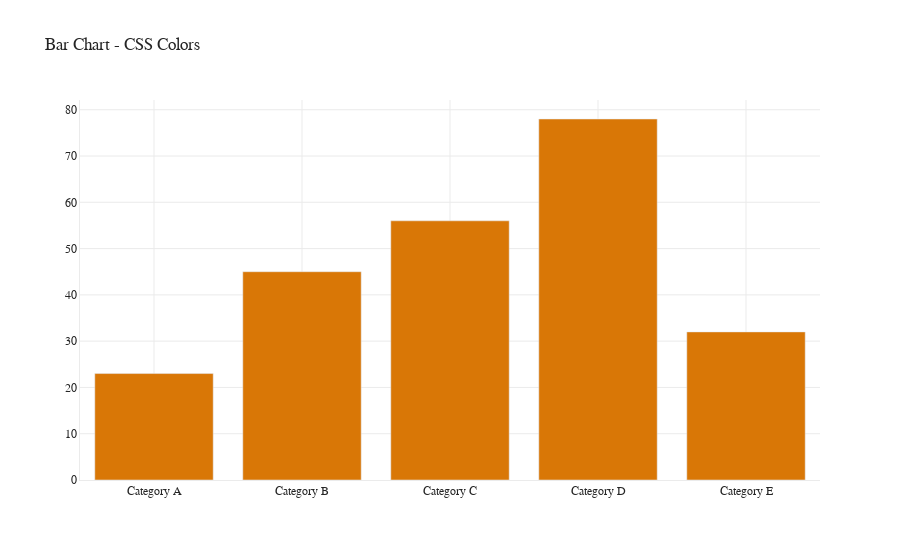
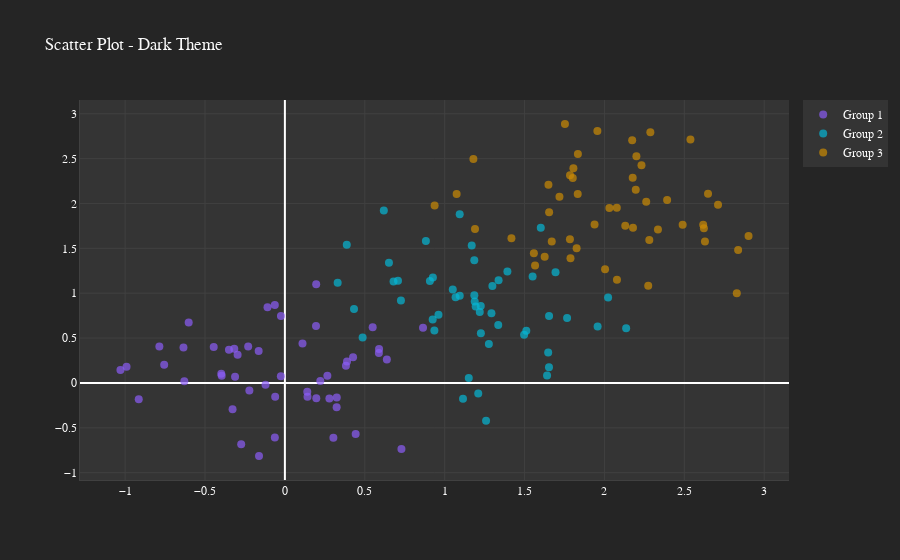

Notebook code cell kept with these figures, in order:
### Code cell
# Additional examples: Bar chart and Scatter plot with CSS colors
import plotly.express as px

# Bar chart example
categories = ['Category A', 'Category B', 'Category C', 'Category D', 'Category E']
values = [23, 45, 56, 78, 32]

fig_bar = go.Figure()
fig_bar.add_trace(go.Bar(
    x=categories,
    y=values,
    marker_color=CHART_COLORS_LIGHT[:len(categories)]  # Use CSS chart colors
))

update_layout(fig_bar, 'Bar Chart - CSS Colors', 'light')
print("📊 Bar Chart with CSS Colors:")
fig_bar.show()

# Scatter plot example
fig_scatter = go.Figure()
for i in range(3):
    x_data = np.random.normal(i, 0.5, 50)
    y_data = np.random.normal(i, 0.5, 50)
    fig_scatter.add_trace(go.Scatter(
        x=x_data,
        y=y_data,
        mode='markers',
        name=f'Group {i+1}',
        marker=dict(
            color=CHART_COLORS_DARK[i],
            size=8,
            opacity=0.7
        )
    ))

update_layout(fig_scatter, 'Scatter Plot - Dark Theme', 'dark')
print("🔵 Scatter Plot with Dark Theme:")
fig_scatter.show()

### Figure 1 — Plotly figure (JSON) as saved in the notebook; plotly's stock layout.template omitted (floating-point values rounded to 4 significant figures)
{"data": [{"marker": {"color": "#d97706"}, "type": "bar", "x": ["Category A", "Category B", "Category C", "Category D", "Category E"], "y": [23, 45, 56, 78, 32]}], "layout": {"font": {"color": "#252525", "family": "Source Code Pro, monospace", "size": 12}, "legend": {"bgcolor": "#ffffff", "bordercolor": "#ebebeb", "font": {"color": "#252525"}}, "paper_bgcolor": "#ffffff", "plot_bgcolor": "#ffffff", "title": {"text": "Bar Chart - CSS Colors"}, "xaxis": {"gridcolor": "#ebebeb", "linecolor": "#ebebeb", "tickcolor": "#ebebeb", "tickfont": {"color": "#252525"}, "title": {"font": {"color": "#252525"}}}, "yaxis": {"gridcolor": "#ebebeb", "linecolor": "#ebebeb", "tickcolor": "#ebebeb", "tickfont": {"color": "#252525"}, "title": {"font": {"color": "#252525"}}}}}

### Figure 2 — Plotly figure (JSON) as saved in the notebook; plotly's stock layout.template omitted (floating-point values rounded to 4 significant figures)
{"data": [{"line": {"color": "#8b5cf6"}, "marker": {"color": "#8b5cf6", "opacity": 0.7, "size": 8}, "mode": "markers", "name": "Group 1", "type": "scatter", "x": [-0.7857, -0.1642, -0.2224, 0.5883, -0.7555, 0.196, -0.9147, 0.2658, -0.162, -0.06295, -0.6022, -0.3957, 0.3821, -0.4455, -0.02465, 0.1948, 0.1966, 0.3887, 0.5493, 0.1414, 0.3239, -0.06081, 0.5894, 0.3035, -0.2735, -0.3275, -0.6295, -1.029, -0.296, 0.3246, -0.1213, -0.02524, 0.6381, 0.8644, -0.3119, -0.06303, -0.2298, -0.6347, -0.3168, -0.3501, 0.2785, 0.2216, 0.7294, -0.991, 0.1401, 0.4429, -0.3983, 0.1102, -0.1088, 0.4266], "y": [0.4067, 0.3571, -0.08358, 0.3337, 0.2042, 1.1, -0.1813, 0.07914, -0.814, -0.6086, 0.6744, 0.07925, 0.1919, 0.3994, 0.7475, 0.6349, -0.1713, 0.238, 0.6218, -0.1546, -0.2706, -0.153, 0.3797, -0.6096, -0.6833, -0.2917, 0.01813, 0.1441, 0.3143, -0.1634, -0.02008, 0.07384, 0.2612, 0.6165, 0.06834, 0.8696, 0.4061, 0.3941, 0.3808, 0.37, -0.1729, 0.02241, -0.7356, 0.1797, -0.09897, -0.5677, 0.102, 0.4389, 0.8433, 0.2863]}, {"line": {"color": "#06b6d4"}, "marker": {"color": "#06b6d4", "opacity": 0.7, "size": 8}, "mode": "markers", "name": "Group 2", "type": "scatter", "x": [1.227, 1.55, 1.115, 1.299, 1.277, 0.6191, 0.7077, 0.3302, 1.337, 1.051, 0.9249, 1.185, 1.188, 1.169, 1.194, 0.9612, 1.653, 1.21, 1.186, 1.259, 0.6512, 0.8825, 0.9076, 2.023, 0.9262, 1.694, 0.3873, 0.6799, 1.511, 1.335, 1.766, 1.094, 0.4325, 1.957, 1.393, 0.4865, 1.094, 1.648, 1.22, 1.068, 0.9356, 1.653, 1.151, 2.136, 0.7262, 1.641, 1.601, 1.293, 1.226, 1.497], "y": [0.5527, 1.187, -0.1768, 1.08, 0.4354, 1.921, 1.139, 1.116, 1.144, 1.04, 0.7066, 1.367, 0.9086, 1.53, 0.8514, 0.7593, 0.1746, -0.1177, 0.9784, -0.4203, 1.338, 1.583, 1.135, 0.9537, 1.176, 1.233, 1.54, 1.131, 0.5808, 0.6467, 0.7238, 0.9708, 0.8243, 0.6278, 1.243, 0.5053, 1.881, 0.3402, 0.7902, 0.9538, 0.5844, 0.7474, 0.05629, 0.6084, 0.919, 0.08245, 1.729, 0.7762, 0.8571, 0.5359]}, {"line": {"color": "#ca8a04"}, "marker": {"color": "#ca8a04", "opacity": 0.7, "size": 8}, "mode": "markers", "name": "Group 3", "type": "scatter", "x": [1.649, 1.718, 2.174, 2.648, 2.618, 2.622, 2.196, 1.938, 2.828, 1.18, 2.489, 2.031, 1.654, 1.67, 2.232, 2.902, 1.784, 1.785, 2.261, 2.711, 1.753, 2.078, 1.802, 1.566, 0.937, 1.558, 2.004, 2.392, 1.418, 1.787, 2.335, 2.13, 1.834, 2.538, 1.806, 2.2, 2.281, 2.274, 1.833, 2.629, 2.287, 1.956, 1.19, 1.826, 2.177, 1.075, 2.179, 2.077, 1.626, 2.837], "y": [2.21, 2.076, 2.705, 2.108, 1.763, 1.723, 2.154, 1.765, 0.9989, 2.496, 1.763, 1.951, 1.903, 1.578, 2.426, 1.638, 1.601, 2.315, 2.019, 1.986, 2.886, 1.151, 2.284, 1.308, 1.978, 1.445, 1.266, 2.039, 1.613, 1.391, 1.709, 1.752, 2.552, 2.714, 2.392, 2.527, 1.592, 1.082, 2.107, 1.576, 2.793, 2.808, 1.715, 1.502, 2.287, 2.107, 1.729, 1.952, 1.407, 1.482]}], "layout": {"font": {"color": "#fafafa", "family": "Source Code Pro, monospace", "size": 12}, "legend": {"bgcolor": "#343434", "bordercolor": "#404040", "font": {"color": "#fafafa"}}, "paper_bgcolor": "#252525", "plot_bgcolor": "#343434", "title": {"text": "Scatter Plot - Dark Theme"}, "xaxis": {"gridcolor": "#404040", "linecolor": "#404040", "tickcolor": "#404040", "tickfont": {"color": "#fafafa"}, "title": {"font": {"color": "#fafafa"}}}, "yaxis": {"gridcolor": "#404040", "linecolor": "#404040", "tickcolor": "#404040", "tickfont": {"color": "#fafafa"}, "title": {"font": {"color": "#fafafa"}}}}}
